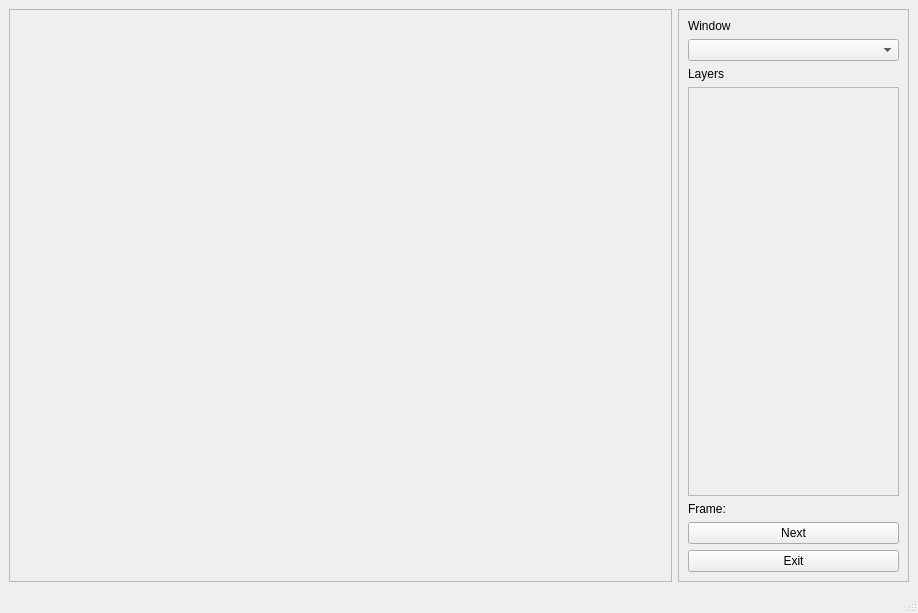
<?xml version="1.0" encoding="UTF-8"?>
<ui version="4.0">
 <class>MainWindow</class>
 <widget class="QMainWindow" name="MainWindow">
  <property name="geometry">
   <rect>
    <x>0</x>
    <y>0</y>
    <width>918</width>
    <height>613</height>
   </rect>
  </property>
  <property name="sizePolicy">
   <sizepolicy hsizetype="Preferred" vsizetype="Preferred">
    <horstretch>2</horstretch>
    <verstretch>0</verstretch>
   </sizepolicy>
  </property>
  <property name="windowTitle">
   <string>MainWindow</string>
  </property>
  <widget class="QWidget" name="centralwidget">
   <layout class="QHBoxLayout" name="horizontalLayout">
    <item>
     <widget class="QScrollArea" name="windowsScrollArea">
      <property name="sizePolicy">
       <sizepolicy hsizetype="Preferred" vsizetype="Preferred">
        <horstretch>0</horstretch>
        <verstretch>0</verstretch>
       </sizepolicy>
      </property>
      <property name="widgetResizable">
       <bool>true</bool>
      </property>
      <widget class="QWidget" name="scrollAreaWidgetContents_2">
       <property name="geometry">
        <rect>
         <x>0</x>
         <y>0</y>
         <width>661</width>
         <height>546</height>
        </rect>
       </property>
      </widget>
     </widget>
    </item>
    <item>
     <widget class="QFrame" name="frame">
      <property name="sizePolicy">
       <sizepolicy hsizetype="Fixed" vsizetype="Preferred">
        <horstretch>0</horstretch>
        <verstretch>0</verstretch>
       </sizepolicy>
      </property>
      <property name="minimumSize">
       <size>
        <width>231</width>
        <height>401</height>
       </size>
      </property>
      <property name="maximumSize">
       <size>
        <width>231</width>
        <height>16777215</height>
       </size>
      </property>
      <property name="frameShape">
       <enum>QFrame::StyledPanel</enum>
      </property>
      <property name="frameShadow">
       <enum>QFrame::Raised</enum>
      </property>
      <layout class="QVBoxLayout" name="verticalLayout">
       <item>
        <widget class="QLabel" name="label">
         <property name="text">
          <string>Window</string>
         </property>
        </widget>
       </item>
       <item>
        <widget class="QComboBox" name="windowComboBox"/>
       </item>
       <item>
        <widget class="QLabel" name="label_2">
         <property name="text">
          <string>Layers</string>
         </property>
        </widget>
       </item>
       <item>
        <widget class="QScrollArea" name="layersScrollArea">
         <property name="widgetResizable">
          <bool>true</bool>
         </property>
         <widget class="QWidget" name="scrollAreaWidgetContents">
          <property name="geometry">
           <rect>
            <x>0</x>
            <y>0</y>
            <width>209</width>
            <height>358</height>
           </rect>
          </property>
         </widget>
        </widget>
       </item>
       <item>
        <widget class="QLabel" name="label_frame">
         <property name="text">
          <string>Frame: </string>
         </property>
        </widget>
       </item>
       <item>
        <widget class="QPushButton" name="next_pb">
         <property name="text">
          <string>Next</string>
         </property>
        </widget>
       </item>
       <item>
        <widget class="QPushButton" name="exit_pb">
         <property name="text">
          <string>Exit</string>
         </property>
        </widget>
       </item>
      </layout>
     </widget>
    </item>
   </layout>
   <zorder>frame</zorder>
   <zorder>windowsScrollArea</zorder>
  </widget>
  <widget class="QMenuBar" name="menubar">
   <property name="geometry">
    <rect>
     <x>0</x>
     <y>0</y>
     <width>918</width>
     <height>25</height>
    </rect>
   </property>
  </widget>
  <widget class="QStatusBar" name="statusbar"/>
 </widget>
 <resources/>
 <connections/>
</ui>
